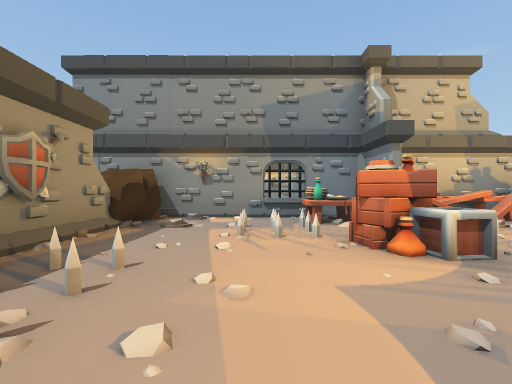
[1] (above)

16 first-person views from a walk through a scene from a Unity 3-D project. The camera is 1.2 m above the floor, looks level and sees 90° across. The floor is counted in squares, 2 m on a side. Each view is taken from the middle of a square. On the plan, view 1 faces up. The plan holds only what a view shows up to about 9 squares ahead; the rest is blank. The place goes on beyond the plan. The player character is not drawn. Some surface patterns are stand-ins.

[2]
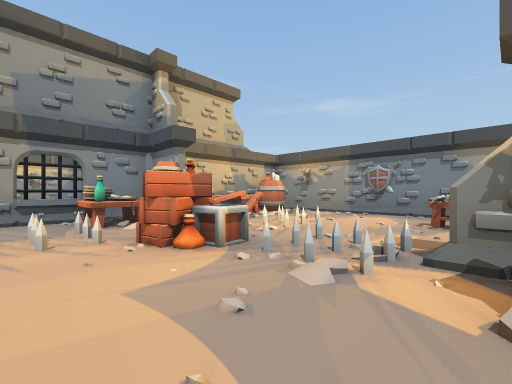

[3]
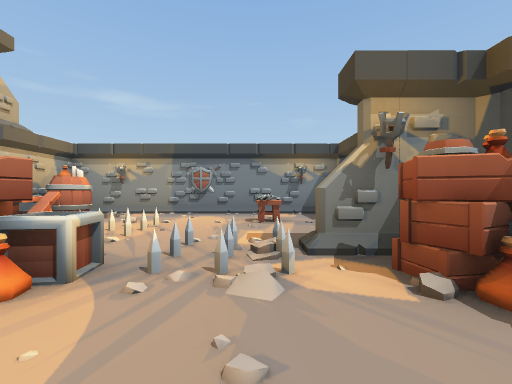

[4]
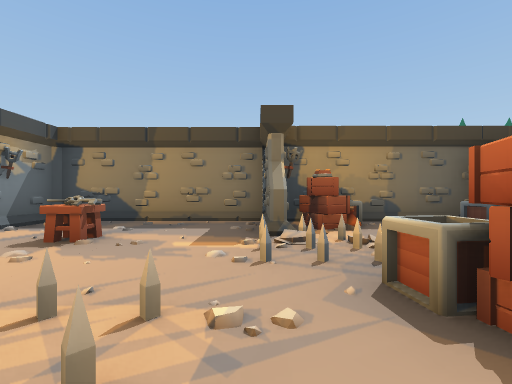

[5]
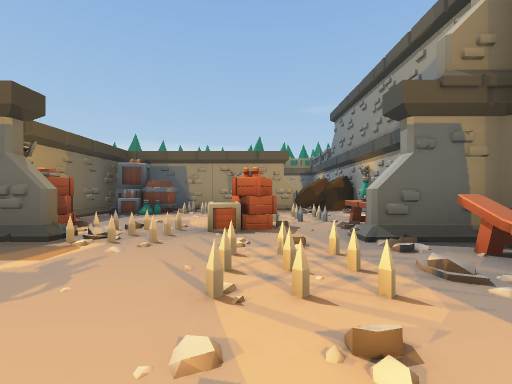

[6]
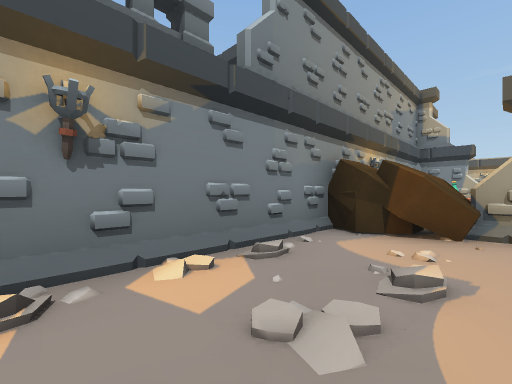

[7]
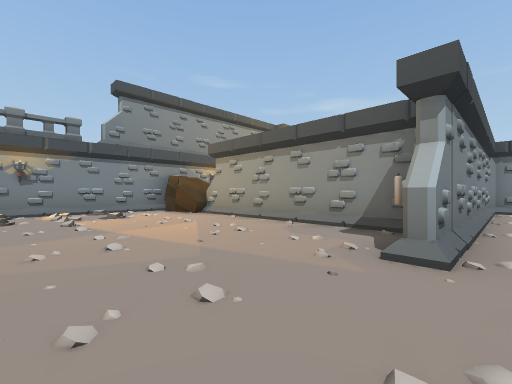

[8]
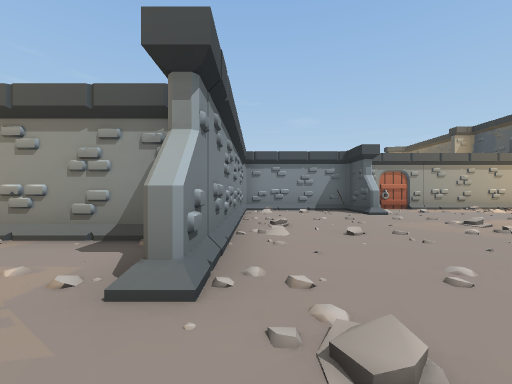

[9]
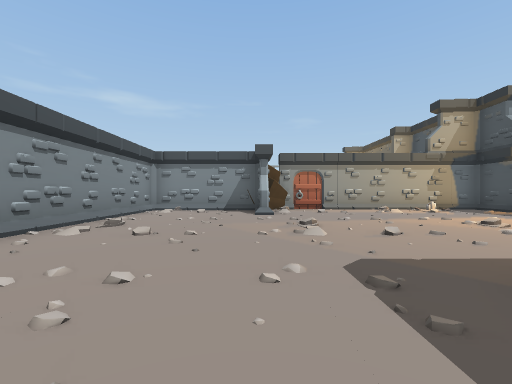

[10]
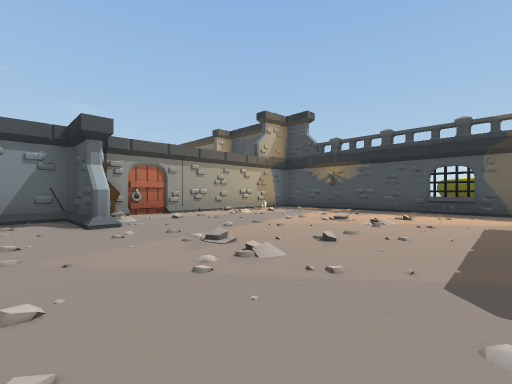

[11]
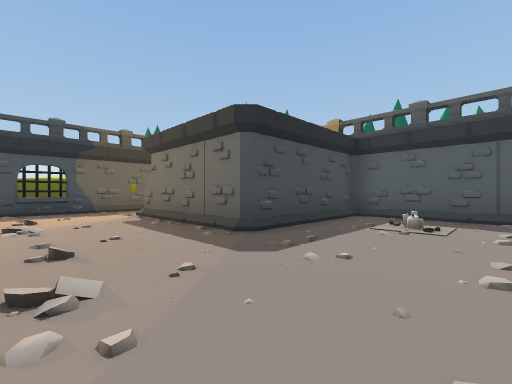

[12]
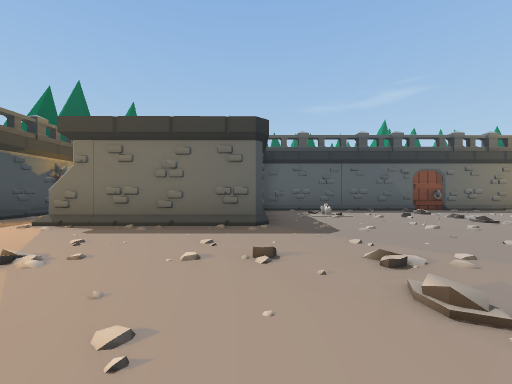

[13]
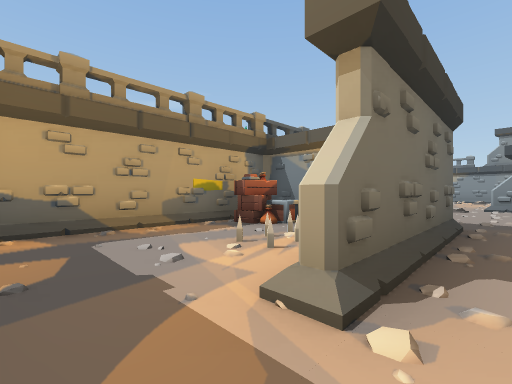

[14]
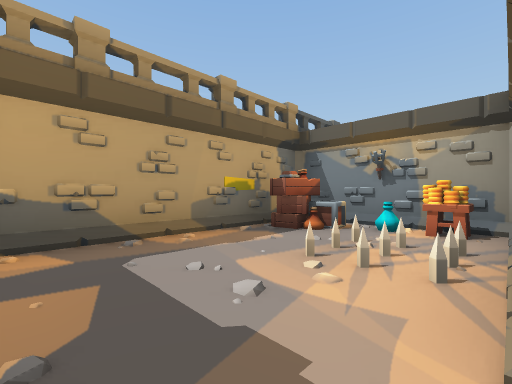

[15]
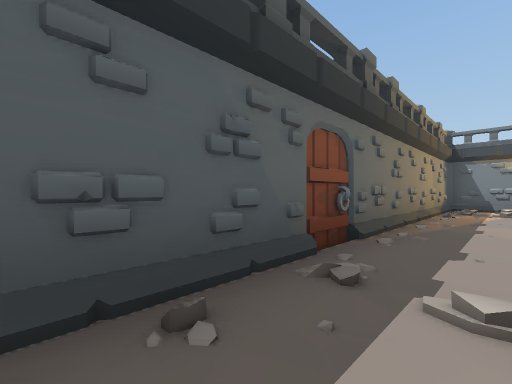

[16]
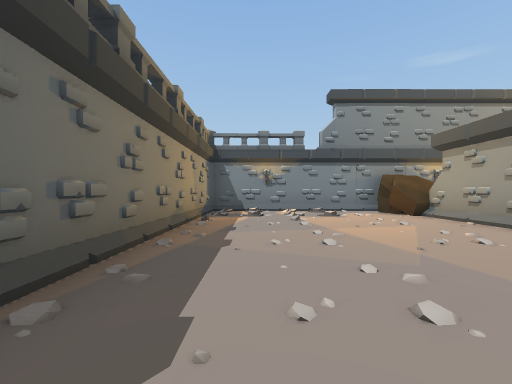

### Floor plan
Points are (right, up) in squares from view 1. A wall is a line through its corners. A room is listed if a view was taken in it or the views show most of it. See-through windows are left out.
Room 1 (views 1, 2, 3, 4, 5, 6, 7, 8, 9, 10, 11, 12, 13, 14, 15, 16)
walls: (-3.5, -1.6) (-4.5, -1.6); (-0.5, -1.4) (0.6, -1.4); (0.4, -1.6) (-0.6, -1.6); (-2.7, 0.4) (-2.7, 1.5); (-2.5, 1.5) (-2.5, 0.5); (0.9, -5.1) (2.5, -5.1) (2.5, -1.4) (7.2, -1.4) (7.2, 5.8); (2.5, -0.5) (2.5, 0.4); (2.8, 0.4) (2.8, -1.3); (-2.7, 3.4) (-2.7, 4.4); (-5.5, -6.9) (-4.6, -6.9) (-4.6, -10.7); (-8.4, -2.5) (-8.4, -6.9) (-7.4, -6.9); (-2.5, 4.4) (-2.5, 3.4); (-7.4, -7.1) (-8.4, -7.1); (-2.4, 6.2) (-8.4, 6.2) (-8.4, -0.1); (-8.4, -7.9) (-8.4, -12); (2.5, 6.2) (-0.5, 6.2); (2.8, 6.1) (2.8, 4.9); (4.5, 6.2) (3.5, 6.2); (1.6, -12.7) (2.9, -12.7) (2.9, -7.8); (6.5, 6.2) (5.5, 6.2); (-7.1, -12.7) (0.1, -12.7)
objects: other object (-9, -1) to (-8, -1); other object (-8, -9) to (-7, -8); other object (-7, -7); other object (-6, -9); other object (-6, -8); other object (-6, -7); other object (-3, -1); other object (-3, 5); other object (-2, -1) to (-1, 1); other object (-2, 2); other object (-2, 3); other object (-2, 6); other object (-1, 6); other object (0, 4); other object (1, -1) to (2, -1); other object (1, 5) to (2, 5); other object (2, 0); other object (2, 1); other object (2, 2); other object (3, -7); other object (3, 5); other object (4, 3); other object (5, 1); other object (5, 2); other object (6, 5)

Positions as (right, up) in squares from view 1, and headings:
1: (0, 0), facing up
2: (0, 0), facing up-right
3: (0, 1), facing right
4: (3, 4), facing down
5: (6, 3), facing left
6: (-7, 4), facing up-right
7: (-7, -2), facing up-right
8: (-6, -2), facing right
9: (-6, -5), facing right
10: (-4, -4), facing down-right
11: (-2, -4), facing down-left
12: (0, -7), facing left
13: (-4, -12), facing up-left
14: (-5, -12), facing up-left
15: (-7, -4), facing up-left
16: (-7, -2), facing up
